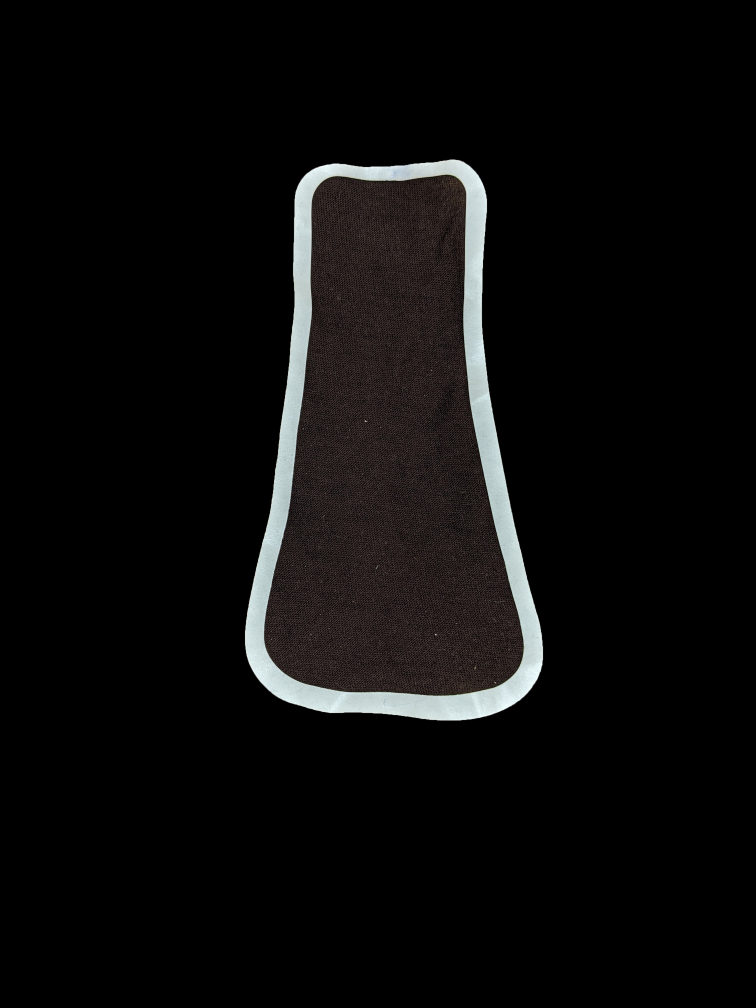
#> input picture YOLO/images/in/gusset (1).jpg, 3024 x 4032 px, found by its file name (shown at 1/4 size)
$ python -i 'edgeDetect .py'   (imports and definitions only)
#> lines starting #> are read from the running program, lines starting #| are printed output that depends on the picture; after the words box and inside, x2 and y2 are one past the last pixel; in counts of white or black regions, pixels touching at a corner belong together
import cv2 as cv
import numpy as np
import os
from balanceOut import measure_distance_KDTree
from contourID import identify_edges
import time
#camera= cv.VideoCapture(0)

# Check if the file exists
def checkEdges():
    threshold1=100
    threshold2=200
    c=1
    defect_count=0
    non_defect_count=0
    sample_path = "images\in\gusset ("+str(c)+").jpg"


    while True:
        start_time = time.time()  # Start time

        file_path = "images\in\gusset ("+str(c)+").jpg"
        if not os.path.exists(file_path):
            print("Error: File '{}' not found.".format(file_path))
            exit()

        # Read the image
        original_frame = cv.imread(file_path)
#> original_frame is the input picture: shape (4032, 3024, 3); mean B, G, R 11.6, 11.8, 12.3

        original_frame = cv.resize(original_frame, (960, 1280))
#> original_frame: shape (1280, 960, 3)
        original_frame_resized = cv.resize(original_frame, (960, 1280))
        grayscale_image = cv.cvtColor(original_frame, cv.COLOR_BGR2GRAY)

        frame_height, frame_width, channels = original_frame.shape
#> frame_height = 1280; frame_width = 960; channels = 3
        resolution_factor = int(((frame_height ** 2) + (frame_width ** 2)) ** 0.5)
#> resolution_factor = 1600
        #print("Resolution of the image is : "+str((frame_height*frame_width)/1000000)+"MP")
        #print("Resolution factor is : "+str(resolution_factor))

        # Apply Gaussian Blur
        blurred_image = cv.GaussianBlur(grayscale_image, (5, 5), 0)

        # Otsu's Binarization
        _, otsu_thresholded = cv.threshold(blurred_image, 0, 255, cv.THRESH_BINARY + cv.THRESH_OTSU)
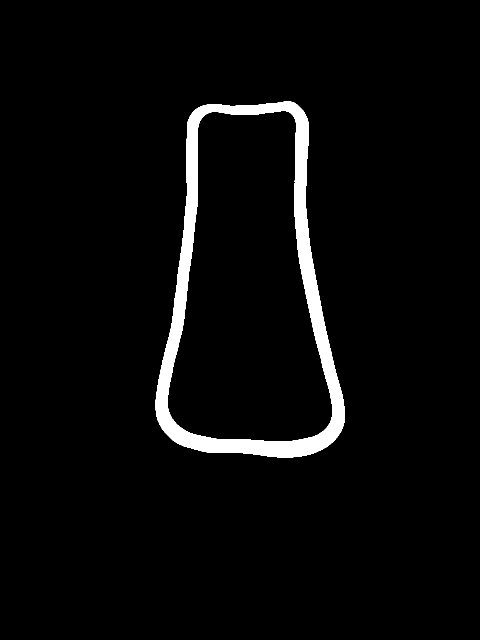
#> otsu_thresholded: shape (1280, 960) (shown at 1/2 size); 3.7% white; 1 white region, box (x1, y1, x2, y2) and area: (311, 202, 690, 915) 45195
        blurred_otsu = cv.GaussianBlur(otsu_thresholded, (5, 5), 0)
        otsu_resized = cv.resize(blurred_otsu, (960, 1280))

        cv.imshow('otsu_thresholded', otsu_resized)
            #_,original_frame=camera.read()
            #cv.imshow('Original Image', original_frame)


        # Apply Canny edge detection
        canny = cv.Canny(blurred_otsu, threshold1, threshold2)
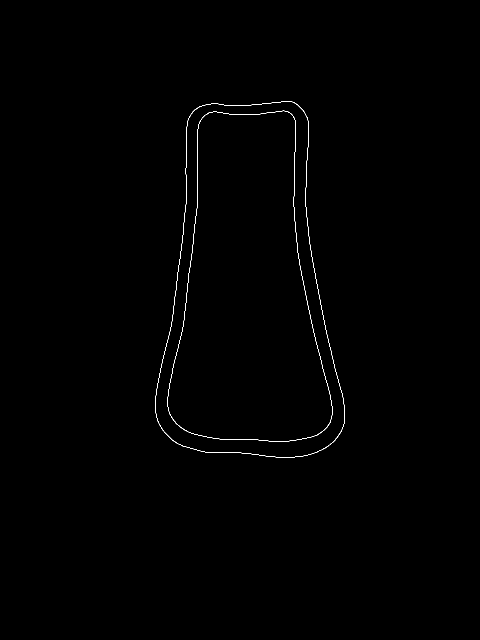
#> canny: shape (1280, 960) (shown at 1/2 size); 0.3% white in thin lines or dots, all inside (x1, y1, x2, y2) = (310, 202, 690, 915)
        canny_resized = cv.resize(canny, (960, 1280))

        cv.imshow('Canny Edge', canny_resized)


        # Find contours
        contours, _ = cv.findContours(canny, cv.RETR_LIST, cv.CHAIN_APPROX_NONE)
#> contours = 4 contours; box (x1, y1, x2, y2) and area: (310, 202, 690, 915) 201528, (310, 202, 690, 915) 201434, (335, 221, 665, 883) 156308, (335, 221, 665, 883) 156248

        # Find the longest contour
#> (the run stopped early here; a loop or call above may not have finished)
